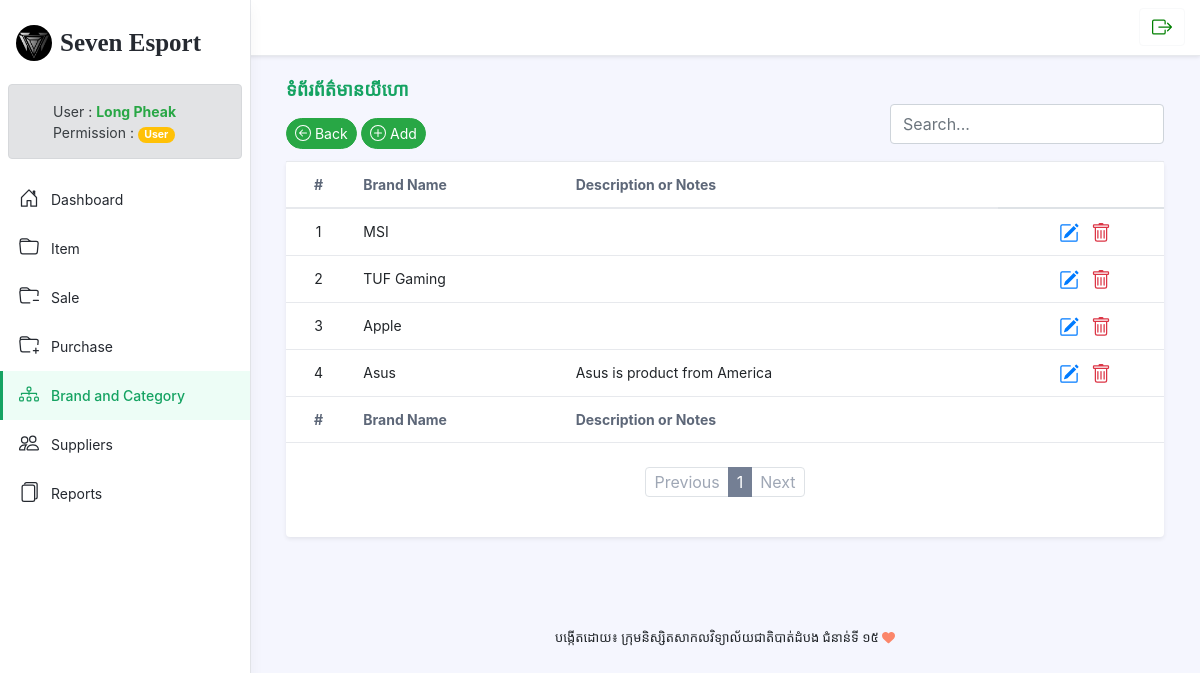
Page /brand.php (signed in) on the committed database.
### tables this page shows
CREATE TABLE `tbl_user` (
  `user_id` int(11) NOT NULL AUTO_INCREMENT,
  `user_fullname` varchar(50) NOT NULL,
  `user_gender` varchar(50) NOT NULL,
  `user_email` varchar(100) NOT NULL,
  `user_name` varchar(50) NOT NULL,
  `user_password` varchar(100) NOT NULL,
  `user_address` varchar(100) NOT NULL,
  `user_phone` varchar(50) NOT NULL,
  `permission` varchar(50) NOT NULL,
  `status` int(11) NOT NULL,
  PRIMARY KEY (`user_id`)
);

CREATE TABLE `tbl_brand` (
  `brand_id` int(11) NOT NULL AUTO_INCREMENT,
  `brand_name` varchar(100) NOT NULL,
  `description` text NOT NULL,
  PRIMARY KEY (`brand_id`),
  UNIQUE KEY `brand_name` (`brand_name`)
);

### brand.php (the view, shortened to what this page needs)
<?php
require_once 'config/db.php';
require_once 'inc/html_head.php';
?>
<body class="app">
<header class="app-header fixed-top">
    <div class="app-header-inner">
        <?php include('inc/header_menu.php') ?>
    </div>
    </div>
    <div id="app-sidepanel" class="app-sidepanel">
        <?php include('inc/sidebar.php') ?>
    </div>
</header>
<div class="app-wrapper">
    <div class="app-content pt-3 p-md-3 p-lg-4">
        <div class="container-xl">
            <div class="position-relative mb-3">
                <div class="row g-2 justify-content-between mb-1">
                    <div class="col-auto">
                        <h1 style="font-family: 'Kantumruy Pro ExtraLight'; color:#15a362; font-size:large"
                            class="app-page-title mb-3">ទំព័រព័ត៌មានយីហោ</h1>
                            <div class="mb-2">
                            <button class="btn btn-sm btn-success rounded-5">
                            <a style="color: white; text-decoration: none;" href="brand_and_category.php">
                                Back
                            </a>
                            </button>
                            <button class="btn btn-sm btn-success rounded-5">
                            <a style="color: white; text-decoration: none;" href="brand_create.php" title="Add New">
                                <svg width="16" height="16" fill="white" class="bi bi-plus-circle" viewBox="0 0 16 16">
                                <path d="M8 15A7 7 0 1 1 8 1a7 7 0 0 1 0 14zm0 1A8 8 0 1 0 8 0a8 8 0 0 0 0 16z"/>
                                <path d="M8 4a.5.5 0 0 1 .5.5v3h3a.5.5 0 0 1 0 1h-3v3a.5.5 0 0 1-1 0v-3h-3a.5.5 0 0 1 0-1h3v-3A.5.5 0 0 1 8 4z"/>
                                </svg>
                                Add
                            </a>
                            </button>
                            </div>
                    </div>
                    <div class="col-auto">
                        <div><br></div>
                        <div> <input type="text" class="form-control" placeholder="Search..."></div>
                    </div>
                </div>
                <div class="tab-content" id="orders-table-tab-content">
                    <div class="tab-pane fade show active" id="orders-all" role="tabpanel"
                         aria-labelledby="orders-all-tab">
                        <div class="app-card app-card-orders-table shadow-sm mb-5">
                            <div class="app-card-body">
                                <div class="table-responsive">
                                    <table class="table app-table-hover mb-0 text-left">
                                        <thead>
                                        <tr>
                                            <th class="cell text-center">#</th>
                                            <th class="cell">Brand Name</th>
                                            <th class="cell">Description or Notes</th>
                                            <th></th>
                                        </tr>
                                        </thead>
                                        <tbody>
                                        <?php
                                        $limit = 10;
                                        if (isset($_GET["page"])) {
                                            $page = $_GET["page"];
                                        } else {
                                            $page = 1;
                                        }
                                        $start_from = ($page - 1) * $limit;
                                        $sql_select = $con->prepare("SELECT * FROM tbl_brand ORDER BY brand_id ASC LIMIT $start_from, $limit");
                                        $sql_select->execute();
                                        $i = 0;
                                        while ($row = $sql_select->fetch(PDO::FETCH_OBJ)) :
                                            $i++;
                                            ?>
                                            <tr id="brand<?= $row->brand_id ?>">
                                                <td class="text-center"><?= $i ?></td>
                                                <td><?= $row->brand_name ?></td>
                                                <td><?= $row->description ?></td>
                                                <td class="td-actions text-center">
                                                    <a href="brand_edit.php?id=<?= $row->brand_id ?>" class="p-2">
                                                    </a>
                                                    <a href="#" class="text-danger" onclick="delBrand(<?= $row->brand_id ?>)" class="p-2">
                                                    </a>
                                                </td>
                                            </tr>
                                        <?php endwhile; ?>
                                        </tbody>
                                        <tfoot>
                                        <tr>
                                            <th class="cell text-center">#</th>
                                            <th class="cell">Brand Name</th>
                                            <th class="cell">Description or Notes</th>
                                            <th></th>
                                        </tr>
                                        </tfoot>
                                    </table>
                                </div>
                                <?php
                                $query = $con->query("SELECT * FROM tbl_brand");
                                $total_pages = ceil($query->rowCount() / $limit);
                                ?>
                                <nav class="app-pagination mt-4">
                                    <ul class="pagination justify-content-center">
                                        <li class="page-item <?= $page == 1 ? 'disabled' : '' ?> ">
                                            <a class="page-link" href="brand.php?page=<?= $page - 1 ?>"
                                               tabindex="-1"
                                               aria-disabled="true">Previous</a>
                                        </li>
                                        <?php for ($i = 1; $i <= $total_pages; $i++): ?>
                                            <li class="page-item active"><a class="page-link"
                                                                            href="brand.php?page=<?= $i ?>"><?= $i ?></a>
                                            </li>
                                        <?php endfor; ?>
                                        <li class="page-item <?= $page == $total_pages ? 'disabled' : '' ?> ">
                                            <a class="page-link" href="brand.php?page=<?= $page + 1 ?>">Next</a>
                                        </li>
                                    </ul>
                                </nav>
                                <br>
                            </div>
                        </div>
                    </div>
                </div>
            </div>
        </div>
    </div>
    <footer id="footbarlog" class="app-footer">
        <?php include('inc/footer.php') ?>
    </footer>
</div>
</body>
</html>

### config/checkpermission.php (shortened to what this page needs)
<div class="mx-2">
    <?php
    $LogID = $_SESSION["Loged_id"];
    $status = 1;
    $sql_select_logedin = $con->prepare("SELECT * FROM tbl_user WHERE tbl_user.status = ?
    AND tbl_user.user_id = ?");
    $sql_select_logedin->bindParam(1, $status);
    $sql_select_logedin->bindParam(2, $LogID);
    $sql_select_logedin->execute();
    $row_select_logedin = $sql_select_logedin->fetch(PDO::FETCH_BOTH);
    if ($row_select_logedin['permission'] == "Admin") {
    ?>
        <div class="alert alert-secondary" style="height: 75px;" role="alert">
            <div class="row">
                <div >
                    <a href="Users.php?ID=<?= $row_select_logedin['user_id'] ?>">
                    </a>
                </div>
                <div class="col-auto mt-1 ml-4">User :
                    <strong class="text-success"><?= $row_select_logedin['user_fullname'] ?></strong><br>
                    <p>Permission : <span class="badge badge-pill badge-success"><?= $row_select_logedin['permission'] ?></span></p>
                </div>
            </div>
        </div>
    <?php
    }else if($row_select_logedin['permission'] == "User"){
        ?>
        <div class="alert alert-secondary" style="height: 75px;" role="alert">
            <div class="row">
                <div class="col-auto mt-1 ml-4">User :
                    <strong class="text-success"><?= $row_select_logedin['user_fullname'] ?></strong><br>
                    <p>Permission : <span style="color: white ;" class="badge badge-pill badge-warning"><?= $row_select_logedin['permission'] ?></span></p>
                </div>
            </div>
        </div>
    <?php
    } else if($row_select_logedin['permission' == "Vendor"]){
        ?>
        <div class="alert alert-secondary" style="height: 75px;" role="alert">
            <div class="row">
                <div>
                    <a href="Users.php?ID=<?= $row_select_logedin['user_id'] ?>">
                    </a>
                </div>
                <div class="col-auto mt-1 ml-4">User :
                    <strong class="text-success"><?= $row_select_logedin['user_fullname'] ?></strong><br>
                    <p>Permission : <span style="color: white ;" class="badge badge-pill badge-danger"><?= $row_select_logedin['permission'] ?></span></p>
                </div>
            </div>
        </div>
    <?php
    }
    ?>
</div>

### assets/css/style.css (style rules this page uses)
#footbarlog { font-family: "Kh Dangrek"; text-align: center; }

### rows in the picture
tbl_user: user_fullname "Long Pheak", permission "User"
tbl_brand: brand_name "MSI"
tbl_brand: brand_name "TUF Gaming"
tbl_brand: brand_name "Apple"
tbl_brand: brand_name "Asus", description "Asus is product from America"
